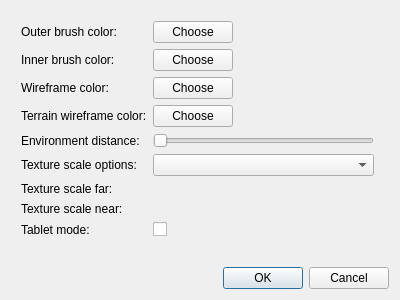
<?xml version="1.0" encoding="UTF-8"?>
<ui version="4.0">
 <class>MapView_Settings</class>
 <widget class="QDialog" name="MapView_Settings">
  <property name="geometry">
   <rect>
    <x>0</x>
    <y>0</y>
    <width>400</width>
    <height>300</height>
   </rect>
  </property>
  <property name="minimumSize">
   <size>
    <width>400</width>
    <height>300</height>
   </size>
  </property>
  <property name="maximumSize">
   <size>
    <width>400</width>
    <height>300</height>
   </size>
  </property>
  <property name="windowTitle">
   <string>Map View Settings</string>
  </property>
  <layout class="QVBoxLayout" name="verticalLayout">
   <item>
    <layout class="QGridLayout" name="gridLayout">
     <property name="leftMargin">
      <number>10</number>
     </property>
     <property name="topMargin">
      <number>10</number>
     </property>
     <property name="rightMargin">
      <number>15</number>
     </property>
     <item row="0" column="0">
      <widget class="QLabel" name="label">
       <property name="text">
        <string>Outer brush color:</string>
       </property>
      </widget>
     </item>
     <item row="4" column="1" colspan="2">
      <widget class="QSlider" name="EDistanceSlider">
       <property name="minimum">
        <number>1</number>
       </property>
       <property name="maximum">
        <number>3</number>
       </property>
       <property name="singleStep">
        <number>1</number>
       </property>
       <property name="pageStep">
        <number>1</number>
       </property>
       <property name="value">
        <number>1</number>
       </property>
       <property name="orientation">
        <enum>Qt::Horizontal</enum>
       </property>
       <property name="invertedAppearance">
        <bool>false</bool>
       </property>
       <property name="invertedControls">
        <bool>false</bool>
       </property>
      </widget>
     </item>
     <item row="0" column="1">
      <widget class="QPushButton" name="outerBrushColorButton">
       <property name="toolTip">
        <string>Choose brush color</string>
       </property>
       <property name="text">
        <string>Choose</string>
       </property>
      </widget>
     </item>
     <item row="4" column="0">
      <widget class="QLabel" name="label_2">
       <property name="text">
        <string>Environment distance:</string>
       </property>
      </widget>
     </item>
     <item row="7" column="0">
      <widget class="QLabel" name="label_6">
       <property name="text">
        <string>Texture scale near:</string>
       </property>
      </widget>
     </item>
     <item row="5" column="0">
      <widget class="QLabel" name="label_3">
       <property name="text">
        <string>Texture scale options:</string>
       </property>
      </widget>
     </item>
     <item row="5" column="1" colspan="2">
      <widget class="QComboBox" name="textureScaleOptions">
       <property name="currentText">
        <string/>
       </property>
       <property name="currentIndex">
        <number>-1</number>
       </property>
      </widget>
     </item>
     <item row="6" column="0">
      <widget class="QLabel" name="label_5">
       <property name="text">
        <string>Texture scale far:</string>
       </property>
      </widget>
     </item>
     <item row="1" column="1">
      <widget class="QPushButton" name="innerBrushColorButton">
       <property name="text">
        <string>Choose</string>
       </property>
      </widget>
     </item>
     <item row="1" column="0">
      <widget class="QLabel" name="label_4">
       <property name="text">
        <string>Inner brush color:</string>
       </property>
      </widget>
     </item>
     <item row="2" column="0">
      <widget class="QLabel" name="label_7">
       <property name="text">
        <string>Wireframe color:</string>
       </property>
      </widget>
     </item>
     <item row="0" column="2">
      <spacer name="horizontalSpacer">
       <property name="orientation">
        <enum>Qt::Horizontal</enum>
       </property>
       <property name="sizeHint" stdset="0">
        <size>
         <width>40</width>
         <height>20</height>
        </size>
       </property>
      </spacer>
     </item>
     <item row="3" column="1">
      <widget class="QPushButton" name="terrainWireframeColorButton">
       <property name="text">
        <string>Choose</string>
       </property>
      </widget>
     </item>
     <item row="3" column="0">
      <widget class="QLabel" name="label_8">
       <property name="text">
        <string>Terrain wireframe color:</string>
       </property>
      </widget>
     </item>
     <item row="2" column="1">
      <widget class="QPushButton" name="wireframeColorButton">
       <property name="text">
        <string>Choose</string>
       </property>
      </widget>
     </item>
     <item row="8" column="0">
      <widget class="QLabel" name="label_9">
       <property name="text">
        <string>Tablet mode:</string>
       </property>
      </widget>
     </item>
     <item row="8" column="1" colspan="2">
      <widget class="QCheckBox" name="tabletModeBox">
       <property name="text">
        <string/>
       </property>
      </widget>
     </item>
    </layout>
   </item>
   <item>
    <spacer name="verticalSpacer">
     <property name="orientation">
      <enum>Qt::Vertical</enum>
     </property>
     <property name="sizeHint" stdset="0">
      <size>
       <width>20</width>
       <height>40</height>
      </size>
     </property>
    </spacer>
   </item>
   <item alignment="Qt::AlignRight|Qt::AlignBottom">
    <widget class="QDialogButtonBox" name="buttonBox">
     <property name="layoutDirection">
      <enum>Qt::LeftToRight</enum>
     </property>
     <property name="orientation">
      <enum>Qt::Horizontal</enum>
     </property>
     <property name="standardButtons">
      <set>QDialogButtonBox::Cancel|QDialogButtonBox::Ok</set>
     </property>
    </widget>
   </item>
  </layout>
 </widget>
 <resources/>
 <connections>
  <connection>
   <sender>buttonBox</sender>
   <signal>accepted()</signal>
   <receiver>MapView_Settings</receiver>
   <slot>accept()</slot>
   <hints>
    <hint type="sourcelabel">
     <x>248</x>
     <y>254</y>
    </hint>
    <hint type="destinationlabel">
     <x>157</x>
     <y>274</y>
    </hint>
   </hints>
  </connection>
  <connection>
   <sender>buttonBox</sender>
   <signal>rejected()</signal>
   <receiver>MapView_Settings</receiver>
   <slot>reject()</slot>
   <hints>
    <hint type="sourcelabel">
     <x>316</x>
     <y>260</y>
    </hint>
    <hint type="destinationlabel">
     <x>286</x>
     <y>274</y>
    </hint>
   </hints>
  </connection>
 </connections>
</ui>
